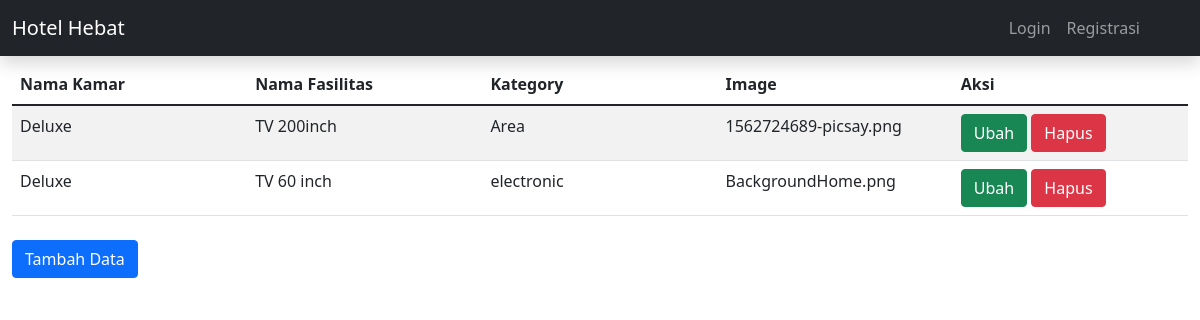
The app's page /index.php/admin/Faskamar, older data.
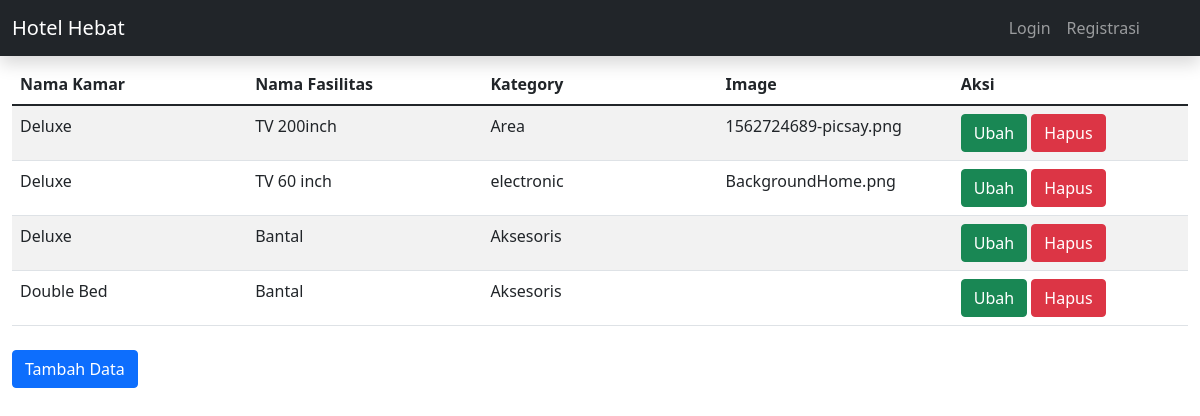
The same page, newer data.
### tables this page shows
CREATE TABLE `f_kamar` (
  `id_fkamar` int(11) NOT NULL,
  `id_kamar` int(11) NOT NULL,
  `nama_fasilitas` text DEFAULT NULL,
  `kategory` varchar(255) DEFAULT NULL,
  `img` text DEFAULT NULL
);

CREATE TABLE `tipe_room` (
  `id_kamar` int(11) NOT NULL,
  `Nama_room` varchar(244) NOT NULL,
  `harga` int(11) DEFAULT NULL,
  `Stok` int(11) NOT NULL,
  `onuse` int(11) NOT NULL,
  `onbook` int(11) NOT NULL,
  `img_room` text NOT NULL
);

### application/controllers/Admin.php (called while the page is built, shortened)
<?php
class Admin extends CI_Controller {
    public function __construct()
    {
            $this->load->model('Madmin');
    }
    public function Faskamar()
    {
        $query['Fk'] = $this->Madmin->faskamar();
        $this->load->view('Admin/Faskamar',$query);
    }
}

### index.php (called while the page is built, shortened)
<?php
require_once BASEPATH.'core/CodeIgniter.php';

### application/models/Madmin.php (called while the page is built, shortened)
<?php
class Madmin extends CI_Model {
   public function faskamar()
   {
    $this->db->select('*');
    $this->db->from('f_kamar');
    $this->db->join('tipe_room', 'tipe_room.id_kamar = f_kamar.id_kamar');
    $data = $this->db->get()->result();
       return $data;
   }
}

### application/views/Admin/Faskamar.php (the view, shortened to what this page needs)
<!doctype html>
<html lang="en">
  <head>
    <link href="https://cdn.jsdelivr.net/npm/bootstrap@5.1.3/dist/css/bootstrap.min.css" rel="stylesheet">
  </head>
  <body>
      <div class="container-fluid">
          <table class="table table-striped mt-2 mb-4" id="myTable">
                  <thead>
                      <tr>
                      <th scope="col">Nama Kamar</th>
                      <th scope="col">Nama Fasilitas</th>
                      <th scope="col">Kategory</th>
                      <th scope="col">Image</th>
                      <th scope="col">Aksi</th>
                      </tr>
                  </thead>
                  <tbody>
                      <?php foreach ($Fk as $value) :?>
                      <tr>
                      <td width="200"><?= $value->Nama_room?></td>
                      <td width="200"><?= $value->nama_fasilitas?></td>
                      <td width="200"><?= $value->kategory?></td>
                      <td width="200"><?= $value->img?></td>
                      <td width="200">
                        <a href="<?= base_url('Admin/Ubahfkamar').'?id='.$value->id_fkamar;?>" class="btn btn-success" >Ubah</a>
                        <button type="button" class="btn btn-danger" data-bs-toggle="modal" data-bs-target="#modal<?= $value->id_kamar?>">
                          Hapus
                        </button>
                        </td>
                      </tr>
                      <?php endforeach ;?>
                  </tbody>
              </table>
              <a href="<?= base_url('Admin/Tambahdatafkamar');?>" class="btn btn-primary" >Tambah Data</a>
          </div>
  </body>
</html>

Row changes from the older to the newer data that the page shows:
added f_kamar: id_kamar.Nama_room "Deluxe", nama_fasilitas "Bantal", kategory "Aksesoris"
added f_kamar: id_kamar.Nama_room "Double Bed", nama_fasilitas "Bantal", kategory "Aksesoris"
